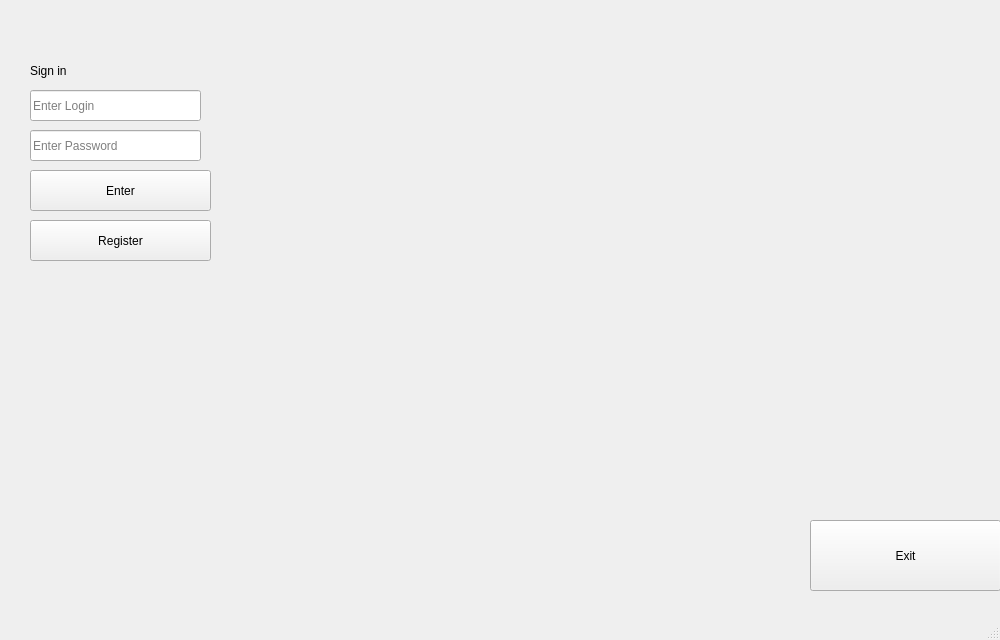
<?xml version="1.0" encoding="UTF-8"?>
<ui version="4.0">
 <class>MainWindow</class>
 <widget class="QMainWindow" name="MainWindow">
  <property name="geometry">
   <rect>
    <x>0</x>
    <y>0</y>
    <width>1000</width>
    <height>640</height>
   </rect>
  </property>
  <property name="windowTitle">
   <string>Innopolis Room Access</string>
  </property>
  <widget class="QWidget" name="centralwidget">
   <widget class="QPushButton" name="exit">
    <property name="geometry">
     <rect>
      <x>810</x>
      <y>520</y>
      <width>191</width>
      <height>71</height>
     </rect>
    </property>
    <property name="text">
     <string>Exit</string>
    </property>
   </widget>
   <widget class="QLabel" name="label">
    <property name="geometry">
     <rect>
      <x>0</x>
      <y>0</y>
      <width>1001</width>
      <height>591</height>
     </rect>
    </property>
    <property name="text">
     <string/>
    </property>
    <property name="pixmap">
     <pixmap>../untitled3/n_5a1bcb9e5ade5.jpg</pixmap>
    </property>
   </widget>
   <widget class="QPushButton" name="enter">
    <property name="geometry">
     <rect>
      <x>30</x>
      <y>170</y>
      <width>181</width>
      <height>41</height>
     </rect>
    </property>
    <property name="text">
     <string>Enter</string>
    </property>
   </widget>
   <widget class="QLabel" name="label_2">
    <property name="geometry">
     <rect>
      <x>30</x>
      <y>50</y>
      <width>101</width>
      <height>41</height>
     </rect>
    </property>
    <property name="text">
     <string>Sign in</string>
    </property>
   </widget>
   <widget class="QPushButton" name="reg">
    <property name="geometry">
     <rect>
      <x>30</x>
      <y>220</y>
      <width>181</width>
      <height>41</height>
     </rect>
    </property>
    <property name="text">
     <string>Register</string>
    </property>
   </widget>
   <widget class="QLineEdit" name="lineEdit">
    <property name="geometry">
     <rect>
      <x>30</x>
      <y>90</y>
      <width>171</width>
      <height>31</height>
     </rect>
    </property>
    <property name="placeholderText">
     <string>Enter Login</string>
    </property>
   </widget>
   <widget class="QLineEdit" name="lineEdit_2">
    <property name="geometry">
     <rect>
      <x>30</x>
      <y>130</y>
      <width>171</width>
      <height>31</height>
     </rect>
    </property>
    <property name="text">
     <string/>
    </property>
    <property name="placeholderText">
     <string>Enter Password</string>
    </property>
   </widget>
   <zorder>label</zorder>
   <zorder>exit</zorder>
   <zorder>enter</zorder>
   <zorder>label_2</zorder>
   <zorder>reg</zorder>
   <zorder>lineEdit</zorder>
   <zorder>lineEdit_2</zorder>
  </widget>
  <widget class="QMenuBar" name="menubar">
   <property name="geometry">
    <rect>
     <x>0</x>
     <y>0</y>
     <width>1000</width>
     <height>26</height>
    </rect>
   </property>
  </widget>
  <widget class="QStatusBar" name="statusbar"/>
 </widget>
 <resources/>
 <connections/>
</ui>
